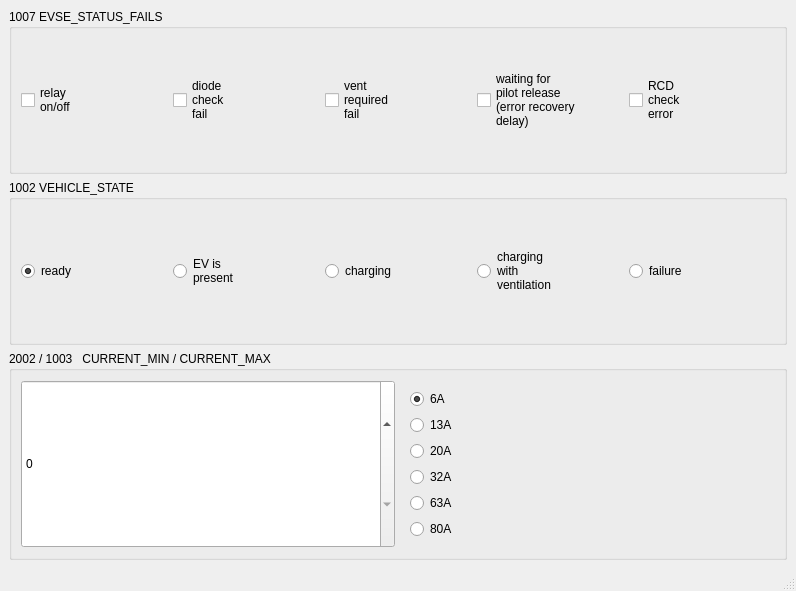
<?xml version="1.0" encoding="UTF-8"?>
<ui version="4.0">
 <class>MainWindow</class>
 <widget class="QMainWindow" name="MainWindow">
  <property name="geometry">
   <rect>
    <x>0</x>
    <y>0</y>
    <width>796</width>
    <height>591</height>
   </rect>
  </property>
  <property name="windowTitle">
   <string>MainWindow</string>
  </property>
  <widget class="QWidget" name="centralwidget">
   <layout class="QVBoxLayout" name="verticalLayout">
    <item>
     <widget class="QGroupBox" name="groupBox_2">
      <property name="sizePolicy">
       <sizepolicy hsizetype="Expanding" vsizetype="Expanding">
        <horstretch>0</horstretch>
        <verstretch>0</verstretch>
       </sizepolicy>
      </property>
      <property name="title">
       <string>1007 EVSE_STATUS_FAILS</string>
      </property>
      <layout class="QHBoxLayout" name="horizontalLayout">
       <item>
        <widget class="QCheckBox" name="cb_relay_onoff">
         <property name="sizePolicy">
          <sizepolicy hsizetype="Expanding" vsizetype="Expanding">
           <horstretch>0</horstretch>
           <verstretch>0</verstretch>
          </sizepolicy>
         </property>
         <property name="text">
          <string>relay
on/off</string>
         </property>
        </widget>
       </item>
       <item>
        <widget class="QCheckBox" name="cb_diode">
         <property name="sizePolicy">
          <sizepolicy hsizetype="Expanding" vsizetype="Expanding">
           <horstretch>0</horstretch>
           <verstretch>0</verstretch>
          </sizepolicy>
         </property>
         <property name="text">
          <string>diode
check
fail</string>
         </property>
        </widget>
       </item>
       <item>
        <widget class="QCheckBox" name="cb_vent">
         <property name="sizePolicy">
          <sizepolicy hsizetype="Expanding" vsizetype="Expanding">
           <horstretch>0</horstretch>
           <verstretch>0</verstretch>
          </sizepolicy>
         </property>
         <property name="text">
          <string>vent
required
fail</string>
         </property>
        </widget>
       </item>
       <item>
        <widget class="QCheckBox" name="cb_waiting_pilot">
         <property name="sizePolicy">
          <sizepolicy hsizetype="Expanding" vsizetype="Expanding">
           <horstretch>0</horstretch>
           <verstretch>0</verstretch>
          </sizepolicy>
         </property>
         <property name="text">
          <string>waiting for
pilot release
(error recovery
delay)</string>
         </property>
        </widget>
       </item>
       <item>
        <widget class="QCheckBox" name="cb_rcd_check">
         <property name="sizePolicy">
          <sizepolicy hsizetype="Expanding" vsizetype="Expanding">
           <horstretch>0</horstretch>
           <verstretch>0</verstretch>
          </sizepolicy>
         </property>
         <property name="text">
          <string>RCD
check
error</string>
         </property>
        </widget>
       </item>
      </layout>
     </widget>
    </item>
    <item>
     <widget class="QGroupBox" name="groupBox">
      <property name="sizePolicy">
       <sizepolicy hsizetype="Expanding" vsizetype="Expanding">
        <horstretch>0</horstretch>
        <verstretch>0</verstretch>
       </sizepolicy>
      </property>
      <property name="title">
       <string>1002 VEHICLE_STATE</string>
      </property>
      <layout class="QHBoxLayout" name="horizontalLayout_2">
       <item>
        <widget class="QRadioButton" name="rb_ready">
         <property name="sizePolicy">
          <sizepolicy hsizetype="Expanding" vsizetype="Expanding">
           <horstretch>0</horstretch>
           <verstretch>0</verstretch>
          </sizepolicy>
         </property>
         <property name="text">
          <string>ready</string>
         </property>
         <property name="checked">
          <bool>true</bool>
         </property>
        </widget>
       </item>
       <item>
        <widget class="QRadioButton" name="rb_ev_present">
         <property name="sizePolicy">
          <sizepolicy hsizetype="Expanding" vsizetype="Expanding">
           <horstretch>0</horstretch>
           <verstretch>0</verstretch>
          </sizepolicy>
         </property>
         <property name="text">
          <string>EV is
present</string>
         </property>
        </widget>
       </item>
       <item>
        <widget class="QRadioButton" name="rb_charging">
         <property name="sizePolicy">
          <sizepolicy hsizetype="Expanding" vsizetype="Expanding">
           <horstretch>0</horstretch>
           <verstretch>0</verstretch>
          </sizepolicy>
         </property>
         <property name="text">
          <string>charging</string>
         </property>
        </widget>
       </item>
       <item>
        <widget class="QRadioButton" name="rb_charging_vent">
         <property name="sizePolicy">
          <sizepolicy hsizetype="Expanding" vsizetype="Expanding">
           <horstretch>0</horstretch>
           <verstretch>0</verstretch>
          </sizepolicy>
         </property>
         <property name="text">
          <string>charging
with
ventilation</string>
         </property>
        </widget>
       </item>
       <item>
        <widget class="QRadioButton" name="rb_failure">
         <property name="sizePolicy">
          <sizepolicy hsizetype="Expanding" vsizetype="Expanding">
           <horstretch>0</horstretch>
           <verstretch>0</verstretch>
          </sizepolicy>
         </property>
         <property name="text">
          <string>failure</string>
         </property>
        </widget>
       </item>
      </layout>
     </widget>
    </item>
    <item>
     <widget class="QGroupBox" name="groupBox_3">
      <property name="sizePolicy">
       <sizepolicy hsizetype="Expanding" vsizetype="Expanding">
        <horstretch>0</horstretch>
        <verstretch>0</verstretch>
       </sizepolicy>
      </property>
      <property name="title">
       <string>2002 / 1003   CURRENT_MIN / CURRENT_MAX</string>
      </property>
      <layout class="QHBoxLayout" name="horizontalLayout_3">
       <item>
        <widget class="QSpinBox" name="sb_currnt_min">
         <property name="sizePolicy">
          <sizepolicy hsizetype="Expanding" vsizetype="Expanding">
           <horstretch>0</horstretch>
           <verstretch>0</verstretch>
          </sizepolicy>
         </property>
        </widget>
       </item>
       <item>
        <widget class="QWidget" name="widget" native="true">
         <property name="sizePolicy">
          <sizepolicy hsizetype="Expanding" vsizetype="Expanding">
           <horstretch>0</horstretch>
           <verstretch>0</verstretch>
          </sizepolicy>
         </property>
         <layout class="QVBoxLayout" name="verticalLayout_2">
          <item>
           <widget class="QRadioButton" name="rb_current_max_6">
            <property name="text">
             <string>6A</string>
            </property>
            <property name="checked">
             <bool>true</bool>
            </property>
           </widget>
          </item>
          <item>
           <widget class="QRadioButton" name="rb_current_max_13">
            <property name="text">
             <string>13A</string>
            </property>
           </widget>
          </item>
          <item>
           <widget class="QRadioButton" name="rb_current_max_20">
            <property name="text">
             <string>20A</string>
            </property>
           </widget>
          </item>
          <item>
           <widget class="QRadioButton" name="rb_current_max_32">
            <property name="text">
             <string>32A</string>
            </property>
           </widget>
          </item>
          <item>
           <widget class="QRadioButton" name="rb_current_max_63">
            <property name="text">
             <string>63A</string>
            </property>
           </widget>
          </item>
          <item>
           <widget class="QRadioButton" name="rb_current_max_80">
            <property name="text">
             <string>80A</string>
            </property>
           </widget>
          </item>
         </layout>
        </widget>
       </item>
      </layout>
     </widget>
    </item>
   </layout>
  </widget>
  <widget class="QMenuBar" name="menubar">
   <property name="geometry">
    <rect>
     <x>0</x>
     <y>0</y>
     <width>796</width>
     <height>26</height>
    </rect>
   </property>
  </widget>
  <widget class="QStatusBar" name="statusbar"/>
 </widget>
 <resources/>
 <connections/>
</ui>
